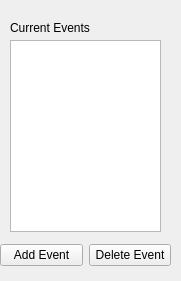
<?xml version="1.0" encoding="UTF-8"?>
<ui version="4.0">
 <class>Form</class>
 <widget class="QWidget" name="Form">
  <property name="geometry">
   <rect>
    <x>0</x>
    <y>0</y>
    <width>181</width>
    <height>281</height>
   </rect>
  </property>
  <property name="windowTitle">
   <string>Form</string>
  </property>
  <widget class="QWidget" name="horizontalLayoutWidget">
   <property name="geometry">
    <rect>
     <x>0</x>
     <y>240</y>
     <width>171</width>
     <height>31</height>
    </rect>
   </property>
   <layout class="QHBoxLayout" name="horizontalLayout">
    <item>
     <widget class="QPushButton" name="pushButton_2">
      <property name="text">
       <string>Add Event</string>
      </property>
     </widget>
    </item>
    <item>
     <widget class="QPushButton" name="pushButton">
      <property name="text">
       <string>Delete Event</string>
      </property>
     </widget>
    </item>
   </layout>
  </widget>
  <widget class="QListView" name="listView">
   <property name="geometry">
    <rect>
     <x>10</x>
     <y>40</y>
     <width>151</width>
     <height>192</height>
    </rect>
   </property>
  </widget>
  <widget class="QLabel" name="label">
   <property name="geometry">
    <rect>
     <x>10</x>
     <y>20</y>
     <width>91</width>
     <height>16</height>
    </rect>
   </property>
   <property name="text">
    <string>Current Events</string>
   </property>
  </widget>
 </widget>
 <resources/>
 <connections/>
</ui>
